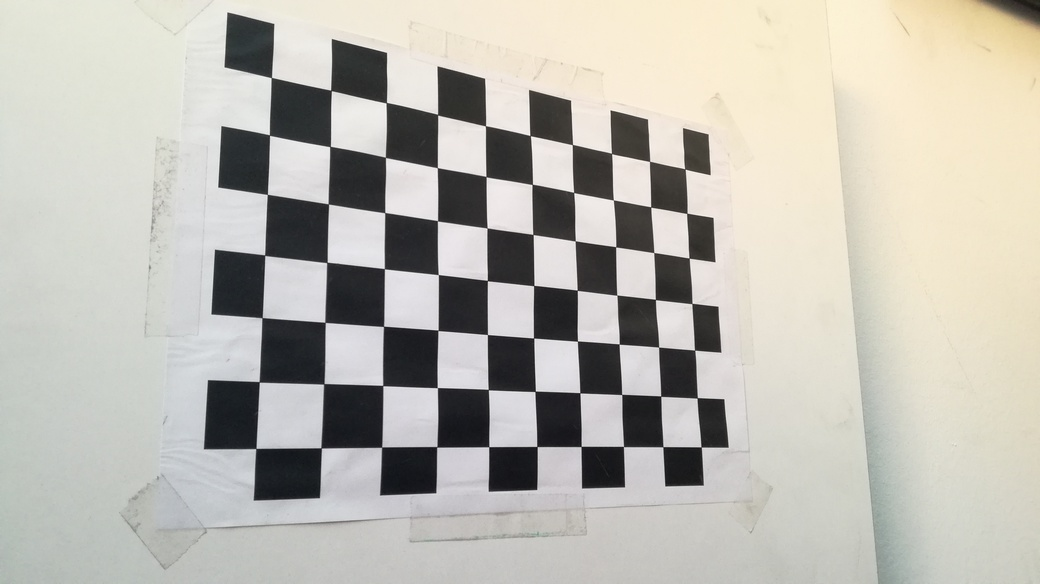
#> input picture Chapter 09. Camera calibration/images/calibration/image1.jpg, 1040 x 584 px; its folder holds only this picture in this run
$ jupyter execute '9.1 Camera calibration.ipynb'
#> lines starting #> are read from the running program, lines starting #| are printed output that depends on the picture; after the words box and inside, x2 and y2 are one past the last pixel; in counts of white or black regions, pixels touching at a corner belong together
# 9.1 Camera calibration

In previous notebooks we learnt how world points are transformed into image pixels, using Pinhole camera model. In this transformation several variables are involved, these variables are either extrinsic (external) or intrinsic (internal). The interesting part of **intrinsic variables** is that they **are constant** for the same camera, **extrinsic variables** deppends on the position and orientation of the camera.

$$\lambda \begin{bmatrix} x' \\ y'\\ 1 \end{bmatrix} = \underbrace{\begin{bmatrix} f k_x & 0 & x'_0  \\ 0 & f k_y & y'_0 \\ 0 & 0 & 1 \end{bmatrix}}_{\text{intrinsic}} \underbrace{\begin{bmatrix} \bf{R} & \bf{t}\end{bmatrix}}_{\text{extrinsic}} \begin{bmatrix} X_W \\ Y_W\\ Z_W \\ 1 \end{bmatrix} \qquad \bf{\lambda \tilde{m}' = K \left[ R\ t \right] \tilde{M}_W}$$

**Camera calibration is the process of estimating intrinsic and/or extrinsic parameters**. Intrinsic parameters deal with the camera's internal characteristics, such as, its focal length ($f$), skew ($k_x, k_y$), and image center ($x_0, y_0$). Extrinsic parameters describe its position ($t$) and orientation ($R$) in the world. Knowing intrinsic parameters is an essential first step for 3D computer vision..

In this notebook, we are going to learn

- Lens distortion
- a general procedure for calibration
- Direct linear transformation (DLT) calibration method
- Zhang's method

## Problem contex - Removing the lens distortion

All cameras have radial distorition, caused by its lens. Sometimes, this distortion is desired and sometimes is not. A typical example of high radial distorition are action cameras.

The distortion degree is given by two intrinsic variables. If someone wants to remove the radial distortion in their images, the camera has to be calibrated. Once those variables are calculated, it is possible to remove the distortion even for a fish-eye camera.

In this notebook we will calcule the distortion degree of your phone's camera, in adition to the other intrinsic variables. Also, we will learn to remove the distortion of our photos.

[cell 1]
import numpy as np
import cv2
import matplotlib.pyplot as plt
import matplotlib
import glob

matplotlib.rcParams['figure.figsize'] = (14.0, 10.0)

images_path = './images/'

### Lens distortion

All the cameras (to some degree) distort the image. Obviously, fish-eye cameras and sport cameras have a bigger **radial distortion** (the lens are more convex). But, the point is that even our phone's camera have a little distortion, and we can define it by this formula (*even-order polynomial model*):$\\[10px]$

$$\begin{eqnarray}x'_u = (1 + k_1 r^2 + k_2 r^4 + \ldots)(x'_d-x'_0) \qquad (x'_d, y'_d) \; \; \text{distorted pixels}\\ y'_u = (1 + k_1 r^2 + k_2 r^4 + \ldots)(y'_d-y'_0) \qquad (x'_, y'_u) \; \; \text{undistorted pixels}\end{eqnarray}\\[25px]$$ $$\text{with}\; r^2 = (x'_d-x'_0)^2+(y'_d-y'_0)^2$$

The distortion degree is given by distortion parameters ($k_1,\ k_2, \ldots$), **note that it is not linear**. Also, the smaller the focal length the bigger the lens distortion.
There are two shapes, deppending in the sign of $k_1$:$\\[10px]$

Although we are not going to study **tangential** distortion, you should know that it exists. This happens when the lens and the camera sensor are not parallel:$\\[10px]$

The idea for removing the radial distortion is to **compute (through camera calibration) the distortion parameters**. Then, having $x'_d,\ y'_d,\ x'_0, y'_0$ and $k_1, k_2, \ldots$, we can find a solution for $(x'_u,\ y'_u)$.

The **division model is preferred over the polynomial model** because it requires fewer terms than the poly-nomial model in case of severe distortion. It is also slightly easier to work with:

$$x'_u = x'_0 + \frac{x'_d - x'_0}{1 + k_1 r^2 + k_2 r^4 + \ldots } \qquad y'_u = y'_0 + \frac{y'_d - y'_0}{1 + k_1 r^2 + k_2 r^4 + \ldots }$$

####  **<span style="color:green"><b><i>ASSIGNMENT 1</i></b></span>**

We are using a sport camera with severe radial distortion, intrinsic parameters are provided in camera's documentation. **Compute the undistorted coordinates** for the pixels (0,0), (200,200) and (400,400), knowing that the intrinsic parameters of this camera are:

[cell 2]
# Exercise data
k1, k2 = -2.98786806e-06,  4.90775450e-13
x0, y0 = 303, 244

distorted = np.array([[0,200,400],[0,200,400]],dtype=np.float64)

# Define auxiliar matrices
undistorted = np.zeros_like(distorted)
r = np.sqrt((distorted[0,:]-x0)**2 + (distorted[1,:]-y0)**2)
dr = 1 + k1*(r**2) + k2*(r**4)

# Compute undistorted pixels
undistorted[0,:] = x0 + (distorted[0,:] - x0)/dr
undistorted[1,:] = y0 + (distorted[1,:] - y0)/dr

print(np.round(undistorted,1))

<font color='blue'>**Expected output:**  </font>

     [[-239.   196.   410.8]
     [-192.5  198.3  417.4]]

### Camera calibration

For camera calibration we can compute the matrix $P_{3\times4}$, which allows to compute the projection $\bf{m}' = [x'\ y']^T$ on the image (in pixels) of any world point $\bf{M} = [X\ Y\ Z]^T$ in space:

$$\lambda\bf{\tilde{m'}}= \begin{bmatrix} \lambda x' \\ \lambda y' \\ \lambda \end{bmatrix} = \bf{P\tilde{M}} = \begin{bmatrix} p_{11} & p_{12} & p_{13} & p_{14} \\ p_{21} & p_{22} & p_{23} & p_{24} \\ p_{31} & p_{32} & p_{33} & p_{34} \end{bmatrix} \begin{bmatrix} X \\ Y \\ Z \\ 1 \end{bmatrix} \\[30pt]$$

$$x'= \frac{p_{11}X + p_{12}Y + p_{13}Z + p_{14}}{p_{31}X + p_{32}Y + p_{33}Z + p_{34}} \qquad \qquad y'= \frac{p_{21}X + p_{22}Y + p_{23}Z + p_{24}}{p_{31}X + p_{32}Y + p_{33}Z + p_{34}}$$

If we calculate the full transformation matrix, there are some limitations:

- It doesn't tell us (explicitly) what the **camera pose** $(R, t)$ is
- It doesn't tell us (explicitly) about the **camera intrinsic parameters**

What we really compute when we calibrate a camera is:$\\[5pt]$

$$\bf{P = K[R\ t]}\\[10pt]$$

**5 intrinsic parameters** ($f,\ k_x,\ k_y,\ x_0',\ y_0'$):$\\[5pt]$

$$K = \begin{bmatrix} fk_x & 0 & x_0'\\ 0 & fk_y & y_0' \\ 0 & 0 & 1 \end{bmatrix}\\[10pt]$$

**6 extrinsic parameters** ($t_x,\ t_y,\ t_z,\ \text{yaw},\ \text{pitch},\ \text{roll}$):$\\[5pt]$

$$\bf{[R\ t]} = \begin{bmatrix} r_{11} & r_{12} & r_{13} & t_x\\ r_{21} & r_{22} & r_{23} & t_y\\ r_{31} & r_{32} & r_{33} & t_z \end{bmatrix}\\[10pt]$$

Aditionally, **2 radial distortion parameters** ($k_1, \ k_2$):$\\[5pt]$

$$\begin{eqnarray}x'_d = (1 + k_1 r^2 + k_2 r^4)x'_u\\ y'_d = (1 + k_1 r^2 + k_2 r^4)y'_u\end{eqnarray}$$

But, as $R,\ t$ change when the camera moves, **camera calibration** typically refers to computing the matrix $K$, and the distortion parameters $k_1,\ k_2$ (**note that distortion is not a lineal operation**).

### General procedure for calibration

1. **Provide a set of 3D points** (the more the better) $\bf{M_i}$:

For providing the set of 3D points $\bf{M_i}$, a calibration pattern is employed. This pattern should be easily identificable on the image, and the 3D points must not be in a single plane (several planes needed).$\\[8pt]$

$\\[5pt]$

2. **Provide their projections on the image** $\bf{m_i}$ (in pixels):

For this, we detect the corners of the squares in the pattern (e.g. Harris detector). Then, we set the pairs ($M_i,\ m_i$) based on the 2D ordered list of corners detected (the number of columns and rows of the patterns is known).$\\[8pt]$

$\\[5pt]$

3. **Applying the camera model, estimate the parameters** $\bf{K,\ R,\ t}$ that best solve for the match between corresponding pairs ($M_i,\ m_i$)

This is the more complex step, there are many alternatives. Some are very popular, in this notebook we are going to see two of them:

- Direct Linear Transformation (DLT)
- Zang's method

### DLT calibration method

Computes $\bf{K,\ R,\ t}$ from $\bf{P}$ ($\ge 6$ points needed, as $P$ have $11$ d.o.f):

$$\bf{P} = \begin{bmatrix} p_{11} & p_{12} & p_{13} & p_{14} \\ p_{21} & p_{22} & p_{23} & p_{24} \\ p_{31} & p_{32} & p_{33} & p_{34} \end{bmatrix}$$

- Given $\bf{K,\ R,\ t}$:$\\[5pt]$

$$\bf{P = K\ [R\; t] = [KR\; Kt] = [B\; b]}\\[5pt]$$

- Given $\bf{P = [B\; b] = [KR\; Kt]}$, two steps:

 1. Do RQ-factorization of $\bf{B}$, i.e. $\bf{B = RQ}$. $\;\bf{R}$ is upper triangular (i.e. $\bf{K}$), and $\bf{Q}$ orthogonal (i.e. $\bf{R}$) $\\[10pt]$

$$\bf{B}  = \begin{bmatrix} p_{11} & p_{12} & p_{13} \\ p_{21} & p_{22} & p_{23} \\ p_{31} & p_{32} & p_{33} \end{bmatrix} = KR = \underbrace{\begin{bmatrix} k_{11} & k_{12} & k_{13} \\ 0 & k_{22} & k_{23} \\ 0 & 0 & k_{33} \end{bmatrix}}_{\text{intrinsic}}\underbrace{\begin{bmatrix} r_{11} & r_{12} & r_{13} \\ r_{21} & r_{22} & r_{23} \\ r_{31} & r_{32} & r_{33} \end{bmatrix}}_{\text{extrinsic (rotation)}}$$

The solution is not unique (different combination of signs), but we can choose the correct one by forcing the diagonal elements of $R (=K)$ to be all positive.

 $\hspace{1cm}$2. Given $\bf{K}$ and $\bf{b}$, since $\bf{b = Kt}$   $\rightarrow$ $\bf{t = K^{-1}b}$

 $$\bf{b} = \underbrace{\begin{bmatrix} p_{14} \\ p_{24} \\ p_{34} \end{bmatrix}}_{\text{known}} = \bf{Kt} =  \underbrace{\begin{bmatrix} k_{11} & k_{12} & k_{13} \\ 0 & k_{22} & k_{23} \\ 0 & 0 & k_{33} \end{bmatrix}}_{\text{known}} \underbrace{\begin{bmatrix} t_x \\ t_y \\ t_z \end{bmatrix}}_{\text{unknown}}$$

 ### Zhang's method

This method is more friendly to use, as it doesn't need many knowledge about computer vision and maths.

The **pattern needed is a simple checkboard pattern** (e.g. printed on a paper). It **doesn't need several planes** because this method is **based on 2D homographies** between the template and their images (either the camera of the pattern will the moved).$\\[5pt]$

$\\[5pt]$

**Procedure:**

- **Print the pattern template** and fix it to a rigid planar surface (e.g. a cordboard)$\\[4pt]$

- **Take several images of the pattern** at different poses, either moving the camera or the pattern$\\[4pt]$

- **Detect the corner** of the squares in the images$\\[4pt]$

- Estimate the 5 intrinsic and 6 extrinsic through the **closed form solution** (it's not precise and does not include the radial distortion)$\\[4pt]$

- From the above solution, find a more precise one of $\bf{K,\ R,\ t}$ and $\bf{k_1,\ k_2}$ by **iteratively solving a non-linear system** (with distortion)$\\[4pt]$


**Step 1**: Close form solution for the linear parameters $\bf{K,\ [R\ t]}:\; 4+6n$ unknowns ($fk_x,\ fk_y$ turns 3 unknowns into 2: $s_x,\ s_y$)

1. Estimate the homography $\bf{H_i}$ for each pair image/plane-pattern$\\[4pt]$

2. Compute the matrix $\bf{K}$ from the set of $\bf{H_i}$$\\[4pt]$

3. Compute $\bf{R,\ t}$ for each plane pattern$\\[4pt]$

But this is not enough, since:

- The computed $\bf{R}$ is not an orthogonal matrix$\\[4pt]$
- No radial distortion considered$\\[4pt]$

**Step 2**: You can **either iterate step 1** and a solution for the lens distortion equations, **or solve for all the parameters** $\bf{K,\ R,\ t}$ and the distortion ($\bf{k_1,\ k_2}$)$\\[4pt]$

$$error = \sum_{i=1}^n\sum_{j=1}^m\; ||bf{m_{ij} - \tilde{m}\ (K,\ R_i, t_i, k_1, k_2, M_j)}||^2$$

**How many images of the pattern do we need?**

If we have $N$ images with $M$ corners each, we have $2NM$ equations. We need to estimate $4$ intrinsic parameters ($\bf{fk_x,\ fk_y,\ x'_0,\ y'_0}$) + $6N$ extrinsic parameters ($\bf{R,\ t}$ for each image).

$$2NM \ge 4 + 6N \Longrightarrow N \ge \frac{2}{M-3}\; \text{and}\; M\gt 3$$

So, we need at least (not the ideal, as more images better solution):

- $N=2$ images with $M=4$ points each  $\hspace{5cm }\color{green}{\text{This is a correct solution, but it will have a bad precision}}$

- $N = 1$ images with $M = 5$ points $\rightarrow 2NM = 10,\; 4+6N = 10 \qquad$ $\color{red}{\text{This is not a solution, since points can't be coplanar!}}$

####  **<span style="color:green"><b><i>ASSIGNMENT 1</i></b></span>**

Now that you know how camera calibration works, we are going to use **openCV for calibrating our phone camera** (or the examples provided in `/images/calibration` if you don't have one). When we calibrate a camera, the distortion parameters of the camera are also calculated. With them, it is possible to remove the radial distortion of camera images (usually for phone cameras is unnoticeable, but you can use a sport camera if you have one).

OpenCV defines a calibration method [cv2.calibrateCamera](https://docs.opencv.org/4.2.0/d9/d0c/group__calib3d.html#ga3207604e4b1a1758aa66acb6ed5aa65d), which implements a **variant of Zhang's method**. As explained above, you need a **camera calibration pattern**. In classroom it will be provided, you can as well [print one](https://www.google.com/search?q=camera+calibration+pattern&tbm=isch&ved=2ahUKEwi56NbFsqTpAhWO1uAKHXlVAIAQ2-cCegQIABAA&oq=camera+calibration+pattern&gs_lcp=CgNpbWcQAzICCAAyBggAEAgQHjIGCAAQCBAeMgQIABAYOgQIIxAnOgQIABBDUMIyWMdTYP5UaAJwAHgAgAFbiAGuEJIBAjI4mAEAoAEBqgELZ3dzLXdpei1pbWc&sclient=img&ei=nGG1XrmqPI6tgwf5qoGACA&bih=951&biw=1853&client=ubuntu&hs=qxl&hl=en) for calibrating your camera in home.

Following the steps for calibrating a camera using Zhang's method, **several images of the pattern** from different perspective are needed.

Then, we will have to **detect the corners** (e.g. using Harris corner detector) of all images. Fortunately, openCV defines a optimized method [cv2.findChessboardCorners](https://docs.opencv.org/4.2.0/d9/d0c/group__calib3d.html#ga93efa9b0aa890de240ca32b11253dd4a), which detect automatically the corners of the pattern. Those corners will have to be matched with pixels coordinates without perspective for calculing the homographies. E.g. if we detect the second corner of the third column in the pattern, we will have to match the pixel detected by `cv2.findChessboardCorners` with a multiple of $(1,2)$. The mapping of the corners of pattern's images is the input of `cv2.calibrateCamera`, which returns the intrinsic parameters and the radial and tangential distortion parameters.

**Once we have the intrinsic parameters**, we have to call [cv2.undistort](https://docs.opencv.org/4.2.0/d9/d0c/group__calib3d.html#ga69f2545a8b62a6b0fc2ee060dc30559d), where `undistort` is an approximate **iterative algorithm** that estimates the normalized original point coordinates out of the normalized distorted point coordinates (*normalized* means that the coordinates do not depend on the camera matrix).

**Let's do this step by step:**

First, we are going to define the object points matrix, which is a matrix with size $(\text{corners}\times3)$. This matrix contains the coordinates of the corners in a non-perspective image of the pattern (necessary for obtaining the homographies).

As the corners will be detected using `cv2.findChessboardCorners`, the order of the corners is fixed, and it is like this:

$$[(0,0,0),\ (1,0,0),\ (2,0,0),\ \ldots ,\ (\text{n_rows}, \text{n_cols},0)]$$

Our task is to construct a matrix like this (the third column is mandatory):

<font color='blue'>**Expected output (for a $12\times13$ corners pattern):**  </font>

    [[ 0.  0.  0.]
     [ 1.  0.  0.]
     [ 2.  0.  0.]
     [ 3.  0.  0.]
           .
           .
           .
     [ 8. 12.  0.]
     [ 9. 12.  0.]
     [10. 12.  0.]
     [11. 12.  0.]]

[cell 3]
# Pattern corners
corners_r = 7
corners_c = 10

# Prepare object points matrix
objp = np.zeros((corners_r*corners_c,3), dtype= np.float32)
objp[:,:2] = np.mgrid[:corners_r,:corners_c].T.reshape(-1,2)

# Print object points matrix
print(objp)

Now, we will **calcule the corners of all the images** (if you use your photos, **don't compress them**, e.g. sharing by whatsapp) contained in `./images/calibration/`  using `findChessboardCorners`, which takes a grayscale image and the rows and columns of corners that our pattern have. It returns a boolean value, which indicates whether the pattern was find in the image or not.

If the corners were found, we will need to **store them in some list**, and add a **copy of the matrix constructed in the previous exercise** for matching them. This is a way of constructing iteratively the mapping that `cv2.calibrateCamera` takes as input.

Also, if you want to check that corners are detected in a correct way, you can draw them in the image using [drawChessboardCorners](https://docs.opencv.org/4.2.0/d9/d0c/group__calib3d.html#ga6a10b0bb120c4907e5eabbcd22319022). Then, show the image.

**In a nutshell:** you need two lists of points

- one containing the coordinates returned by `findChessboardCorners` of each image.
- another containing the **previous exercise matrix**, but repeated the times that the pattern was detected (so both will have the same size).

[cell 4]
# Read images names
images = glob.glob(images_path + '/calibration/*.jpg')

# Define lists for storing both object points and corresponding image points
objpoints = []
imgpoints = []

# Find corners in each pattern
for file in images:
    img = cv2.imread(file)
#> img is the input picture: shape (584, 1040, 3); mean B, G, R 178, 186.1, 188.5
    gray = cv2.cvtColor(img, cv2.COLOR_BGR2GRAY)
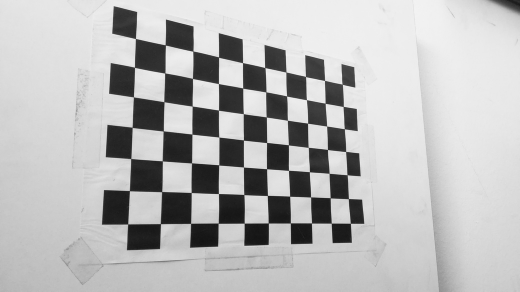
#> gray: shape (584, 1040) (shown at 1/2 size); min 16, max 255, mean 185.9
    ret, corners = cv2.findChessboardCorners(gray, (corners_r,corners_c), None)
#> ret = True; corners = 70 rows, first 8: [685, 169], [686.9, 213], [688.9, 257.9], [692, 303.4], [694.9, 350.2], [697, 398], [700.9, 446.9], [649.6, 161.3]

    # If corners are found, match object points with image corners
    if ret == True:
        objpoints.append(objp)
        imgpoints.append(corners)

        # show the first image with corners detected
        cv2.drawChessboardCorners(img, (corners_r,corners_c), corners, ret)
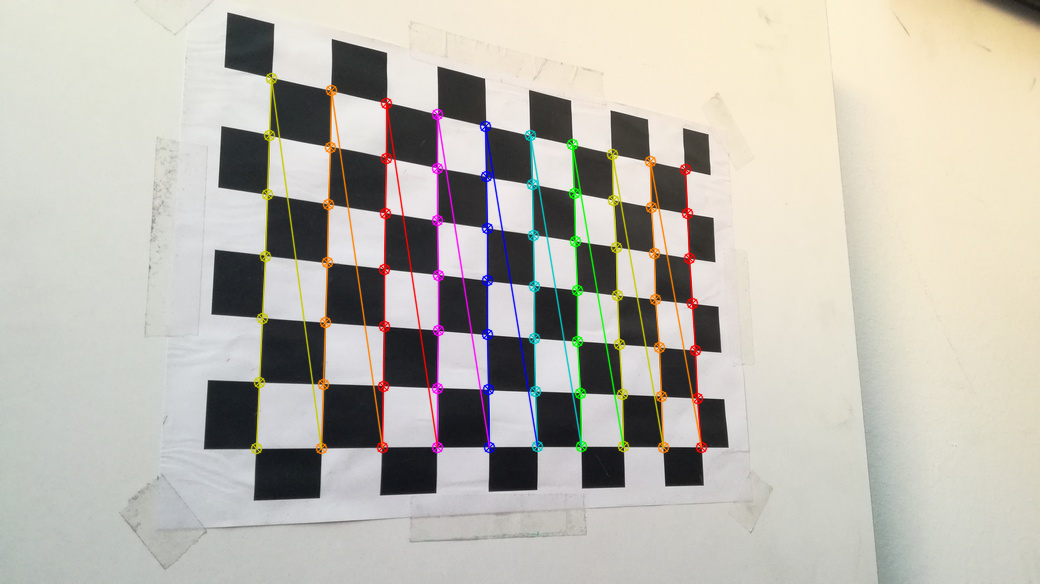
#> img: shape (584, 1040, 3); 3.92% of pixels changed, all inside (x1, y1, x2, y2) = (250, 72, 708, 455)
        plt.imshow(img)

Now, we will use both lists obtained in above exercise for [cv2.calibrateCamera](https://docs.opencv.org/4.2.0/d9/d0c/group__calib3d.html#ga3207604e4b1a1758aa66acb6ed5aa65d), that returns the intrinsic, extrinsic and distortion parameters of the camera. This method also takes the size of the images (used only to initialize the intrinsic camera matrix).

Then, **answer the following questions:**

- what **type of radial distortion** have your camera?
- identify your **camera intrinsic parameters** in the camera matrix

[cell 5]
# Apply Zang's method for calibrate the camera
_, intrinsic, distortion, rotation, translation = cv2.calibrateCamera(objpoints, imgpoints,(gray.shape[1],gray.shape[0]), None, None)
#> intrinsic = [[903.1, 0, 562.5], [0, 909.7, 292.4], [0, 0, 1]]; distortion = [[0.185, -0.477, 0.000133, -0.00079, -0.179]]; rotation = ([-0.623, -0.296, 1.55],); translation = ([2.7, -2.7, 20.05],)

print(distortion)
#| [[ 1.84739220e-01 -4.76847242e-01  1.33322458e-04 -7.90267223e-04
#|   -1.79253072e-01]]

Now that we have the camera matrix and the distortion parameters, we are going to use [cv2.undistort](https://docs.opencv.org/4.2.0/d9/d0c/group__calib3d.html#ga69f2545a8b62a6b0fc2ee060dc30559d). It takes the image, the camera matrix and the distortion parameters and input. Then, **removes the tangential and radial distortion** of the image and returns it.

Finally, you should **display both the original and undistorted image**. *Note that if the distortion is low, it may be unnoticeable.*

[cell 6]
# Read image
img = cv2.imread(images[0])

# Undistort image
dst = cv2.undistort(img, intrinsic, distortion, None)
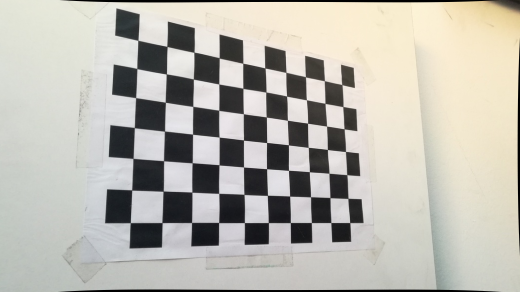
#> dst: shape (584, 1040, 3) (shown at 1/2 size); mean B, G, R 175.8, 183.9, 186.3

# Show original and undistorted
plt.subplot(121)
plt.title("Original")
plt.imshow(img)
plt.subplot(122)
plt.title("Distortion removed")
plt.imshow(dst)
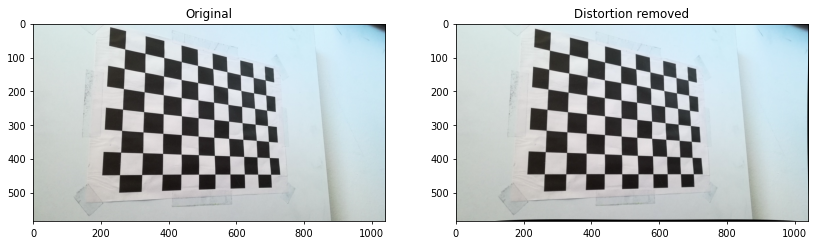
#> figure drawn by matplotlib, 2 panels; B, G, R data is drawn as R, G, B
